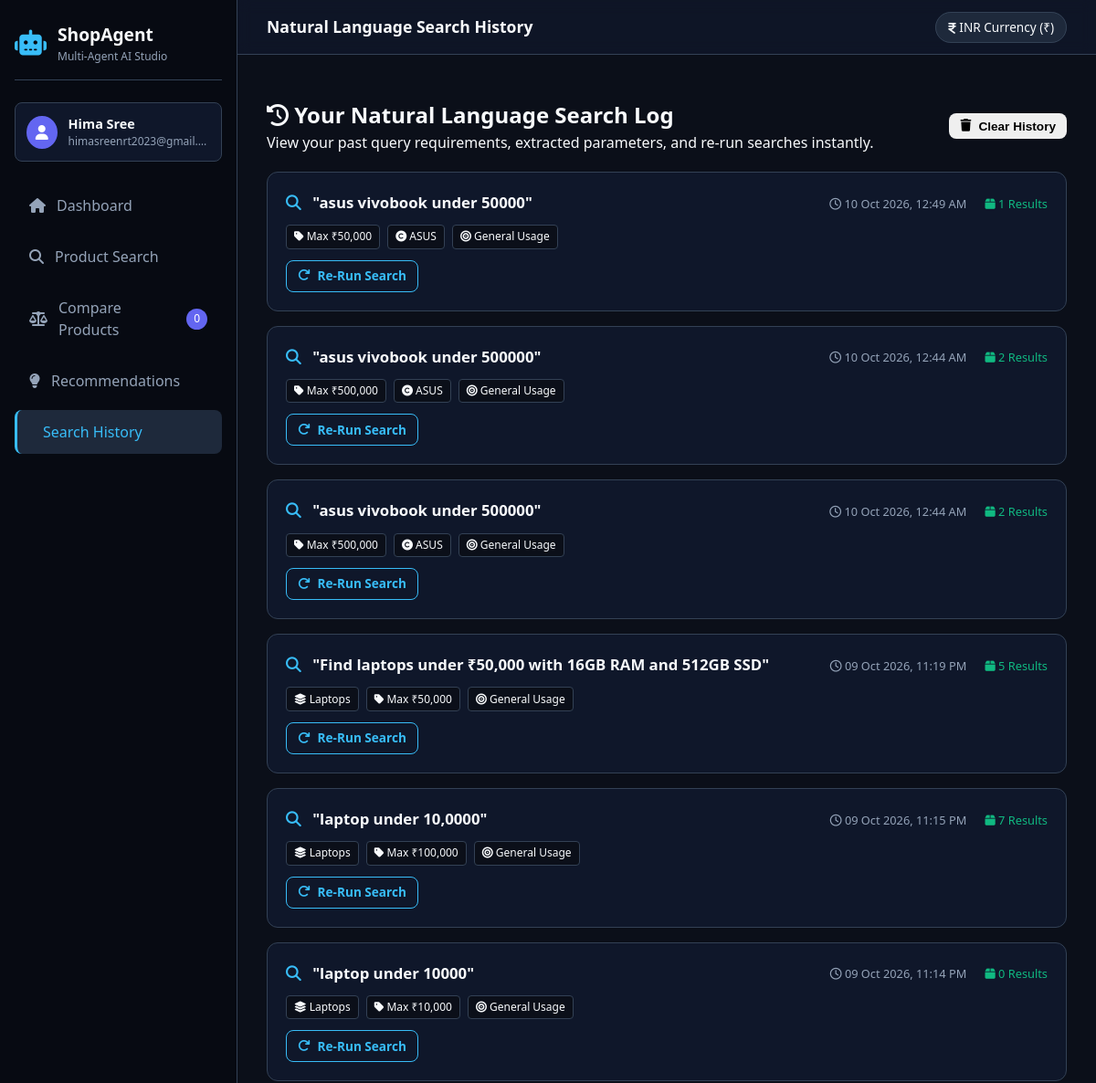
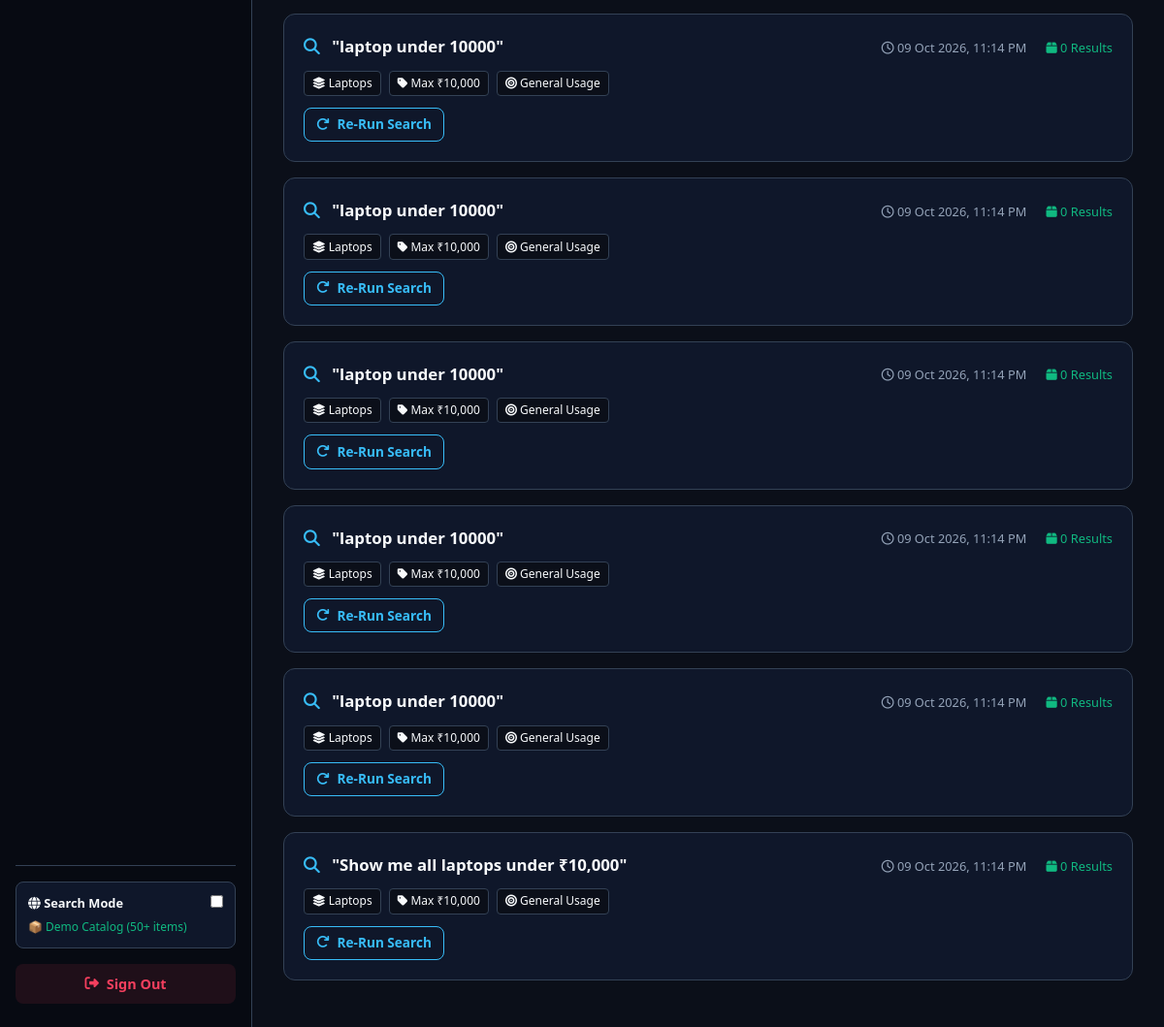
The app's page /history (signed in) with its own data (2 pictures, top to bottom).
### models.py (models this page shows, shortened)
class User(UserMixin, db.Model):
    __tablename__ = 'users'
    id = db.Column(db.Integer, primary_key=True)
    full_name = db.Column(db.String(100), nullable=False)
    email = db.Column(db.String(120), unique=True, nullable=False, index=True)
    password_hash = db.Column(db.String(256), nullable=False)
    created_at = db.Column(db.DateTime, default=datetime.utcnow)
    search_histories = db.relationship('SearchHistory', backref='user', lazy=True, cascade='all, delete-orphan')
    saved_comparisons = db.relationship('SavedComparison', backref='user', lazy=True, cascade='all, delete-orphan')

class SearchHistory(db.Model):
    __tablename__ = 'search_histories'
    id = db.Column(db.Integer, primary_key=True)
    user_id = db.Column(db.Integer, db.ForeignKey('users.id'), nullable=False)
    raw_query = db.Column(db.Text, nullable=False)
    extracted_intent = db.Column(db.Text, nullable=True) # JSON string
    results_count = db.Column(db.Integer, default=0)
    timestamp = db.Column(db.DateTime, default=datetime.utcnow)
    def get_intent_dict(self):
        if self.extracted_intent:
            try:
                return json.loads(self.extracted_intent)
            except Exception:
                return {}
        return {}

### app.py (the view)
@app.route('/history')
@login_required
def history_page():
    history_items = SearchHistory.query.filter_by(user_id=current_user.id).order_by(SearchHistory.timestamp.desc()).all()
    return render_template(
        'dashboard/history.html',
        history_items=history_items
    )

### app.py (called while the page is built)
@login_manager.user_loader
def load_user(user_id):
    return db.session.get(User, int(user_id))

### templates/dashboard/history.html (shortened to what this page needs)
{% extends "base.html" %}
{% block header_title %}Natural Language Search History{% endblock %}
{% block content %}
<div class="history-page-container">
    <div class="section-header">
        <div>
            <h2><i class="fa-solid fa-clock-rotate-left"></i> Your Natural Language Search Log</h2>
            <p>View your past query requirements, extracted parameters, and re-run searches instantly.</p>
        </div>
        {% if history_items %}
        <form action="{{ url_for('clear_history') }}" method="POST" onsubmit="return confirm('Clear your entire search history?')">
            <button type="submit" class="btn btn-danger btn-sm">
                <i class="fa-solid fa-trash"></i> Clear History
            </button>
        </form>
        {% endif %}
    </div>
    {% if history_items %}
    <div class="history-list">
        {% for item in history_items %}
        <div class="history-item-card">
            <div class="history-main">
                <div class="history-query-text">
                    <i class="fa-solid fa-magnifying-glass accent-icon"></i>
                    <strong>"{{ item.raw_query }}"</strong>
                </div>
                <div class="history-meta">
                    <span class="timestamp"><i class="fa-regular fa-clock"></i> {{ item.timestamp.strftime('%d %b %Y, %I:%M %p') }}</span>
                    <span class="results-badge"><i class="fa-solid fa-box"></i> {{ item.results_count }} Results</span>
                </div>
            </div>
            {% set intent = item.get_intent_dict() %}
            {% if intent %}
            <div class="history-intent-tags">
                {% if intent.get('category') and intent.get('category') != 'All' %}
                <span class="tag"><i class="fa-solid fa-layer-group"></i> {{ intent.get('category') }}</span>
                {% endif %}
                {% if intent.get('max_price') %}
                <span class="tag"><i class="fa-solid fa-tag"></i> Max ₹{{ "{:,.0f}".format(intent.get('max_price')) }}</span>
                {% endif %}
                {% if intent.get('brand') %}
                <span class="tag"><i class="fa-solid fa-copyright"></i> {{ intent.get('brand') }}</span>
                {% endif %}
                {% if intent.get('intended_use') %}
                <span class="tag"><i class="fa-solid fa-bullseye"></i> {{ intent.get('intended_use') }}</span>
                {% endif %}
            </div>
            {% endif %}
            <div class="history-actions">
                <a href="{{ url_for('search', q=item.raw_query) }}" class="btn btn-outline-primary btn-sm">
                    <i class="fa-solid fa-arrow-rotate-right"></i> Re-Run Search
                </a>
            </div>
        </div>
        {% endfor %}
    </div>
    {% endif %}
</div>
{% endblock %}

### templates/base.html (shortened to what this page needs)
<!DOCTYPE html>
<html lang="en">
<head>
    <link rel="stylesheet" href="https://cdnjs.cloudflare.com/ajax/libs/font-awesome/6.4.0/css/all.min.css">
    <link rel="stylesheet" href="{{ url_for('static', filename='css/main.css') }}">
</head>
<body class="bg-navy">
    <div class="app-layout">
        {% if current_user.is_authenticated %}
        <aside class="sidebar">
            <div class="sidebar-brand">
                <i class="fa-solid fa-robot brand-icon"></i>
                <div class="brand-text">
                    <span class="brand-title">ShopAgent</span>
                    <span class="brand-subtitle">Multi-Agent AI Studio</span>
                </div>
            </div>
            <div class="user-chip">
                <div class="user-avatar">
                    <i class="fa-solid fa-user"></i>
                </div>
                <div class="user-info">
                    <span class="user-name">{{ current_user.full_name }}</span>
                    <span class="user-email">{{ current_user.email }}</span>
                </div>
            </div>
            <nav class="sidebar-nav">
                <a href="{{ url_for('dashboard') }}" class="nav-item {% if request.endpoint == 'dashboard' %}active{% endif %}">
                    <i class="fa-solid fa-house"></i> Dashboard
                </a>
                <a href="{{ url_for('search') }}" class="nav-item {% if request.endpoint == 'search' %}active{% endif %}">
                    <i class="fa-solid fa-magnifying-glass"></i> Product Search
                </a>
                <a href="{{ url_for('compare_page') }}" class="nav-item {% if request.endpoint == 'compare_page' %}active{% endif %}">
                    <i class="fa-solid fa-scale-balanced"></i> Compare Products
                    <span class="badge compare-count-badge" id="compareCountBadge">0</span>
                </a>
                <a href="{{ url_for('recommendations_page') }}" class="nav-item {% if request.endpoint == 'recommendations_page' %}active{% endif %}">
                    <i class="fa-solid fa-lightbulb"></i> Recommendations
                </a>
                <a href="{{ url_for('history_page') }}" class="nav-item {% if request.endpoint == 'history_page' %}active{% endif %}">
                     Search History
                </a>
            </nav>
            <div class="sidebar-footer">
                <div class="mode-toggle-card">
                    <div class="mode-header">
                        <span><i class="fa-solid fa-globe"></i> Search Mode</span>
                        <label class="switch">
                            <input type="checkbox" id="liveModeToggle" {% if session.get('is_live_mode') %}checked{% endif %} onchange="toggleLiveMode(this.checked)">
                        </label>
                    </div>
                    <span class="mode-status" id="modeStatusText">
                        {% if session.get('is_live_mode') %}⚡ Live Market Feed{% else %}📦 Demo Catalog (50+ items){% endif %}
                    </span>
                </div>
                <a href="{{ url_for('logout') }}" class="logout-btn">
                    <i class="fa-solid fa-right-from-bracket"></i> Sign Out
                </a>
            </div>
        </aside>
        {% endif %}
        <main class="main-wrapper {% if not current_user.is_authenticated %}full-width{% endif %}">
            <header class="topbar">
                <div class="topbar-left">
                    <span class="topbar-title">{% block header_title %}E-Commerce Shopping Assistant{% endblock %}</span>
                </div>
                <div class="topbar-right">
                    {% if current_user.is_authenticated %}
                    <span class="currency-badge"><i class="fa-solid fa-indian-rupee-sign"></i> INR Currency (₹)</span>
                    {% endif %}
                </div>
            </header>
            <div class="flash-messages-container">
            </div>
            <div class="content-body">
                {% block content %}{% endblock %}
            </div>
        </main>
    </div>
</body>
</html>

### records on screen
User: full_name "Hima Sree", email "himasreenrt2023@gmail.…"
SearchHistory: raw_query "asus vivobook under 50000", timestamp "10 Oct 2026, 12:49 AM", results_count "1", get "50,000", get "ASUS", get "General Usage"
SearchHistory: raw_query "asus vivobook under 500000", timestamp "10 Oct 2026, 12:44 AM", results_count "2", get "500,000", get "ASUS", get "General Usage"
SearchHistory: raw_query "asus vivobook under 500000", timestamp "10 Oct 2026, 12:44 AM", results_count "2", get "500,000", get "ASUS", get "General Usage"
SearchHistory: raw_query "Find laptops under ₹50,000 with 16GB RAM and 512GB SSD", timestamp "09 Oct 2026, 11:19 PM", results_count "5", get "Laptops", get "50,000", get "General Usage"
SearchHistory: raw_query "laptop under 10,0000", timestamp "09 Oct 2026, 11:15 PM", results_count "7", get "Laptops", get "100,000", get "General Usage"
SearchHistory: raw_query "laptop under 10000", timestamp "09 Oct 2026, 11:14 PM", results_count "0", get "Laptops", get "10,000", get "General Usage"
SearchHistory: raw_query "laptop under 10000", timestamp "09 Oct 2026, 11:14 PM", results_count "0", get "Laptops", get "10,000", get "General Usage"
SearchHistory: raw_query "laptop under 10000", timestamp "09 Oct 2026, 11:14 PM", results_count "0", get "Laptops", get "10,000", get "General Usage"
SearchHistory: raw_query "laptop under 10000", timestamp "09 Oct 2026, 11:14 PM", results_count "0", get "Laptops", get "10,000", get "General Usage"
SearchHistory: raw_query "laptop under 10000", timestamp "09 Oct 2026, 11:14 PM", results_count "0", get "Laptops", get "10,000", get "General Usage"
SearchHistory: raw_query "laptop under 10000", timestamp "09 Oct 2026, 11:14 PM", results_count "0", get "Laptops", get "10,000", get "General Usage"
SearchHistory: raw_query "Show me all laptops under ₹10,000", timestamp "09 Oct 2026, 11:14 PM", results_count "0", get "Laptops", get "10,000", get "General Usage"
